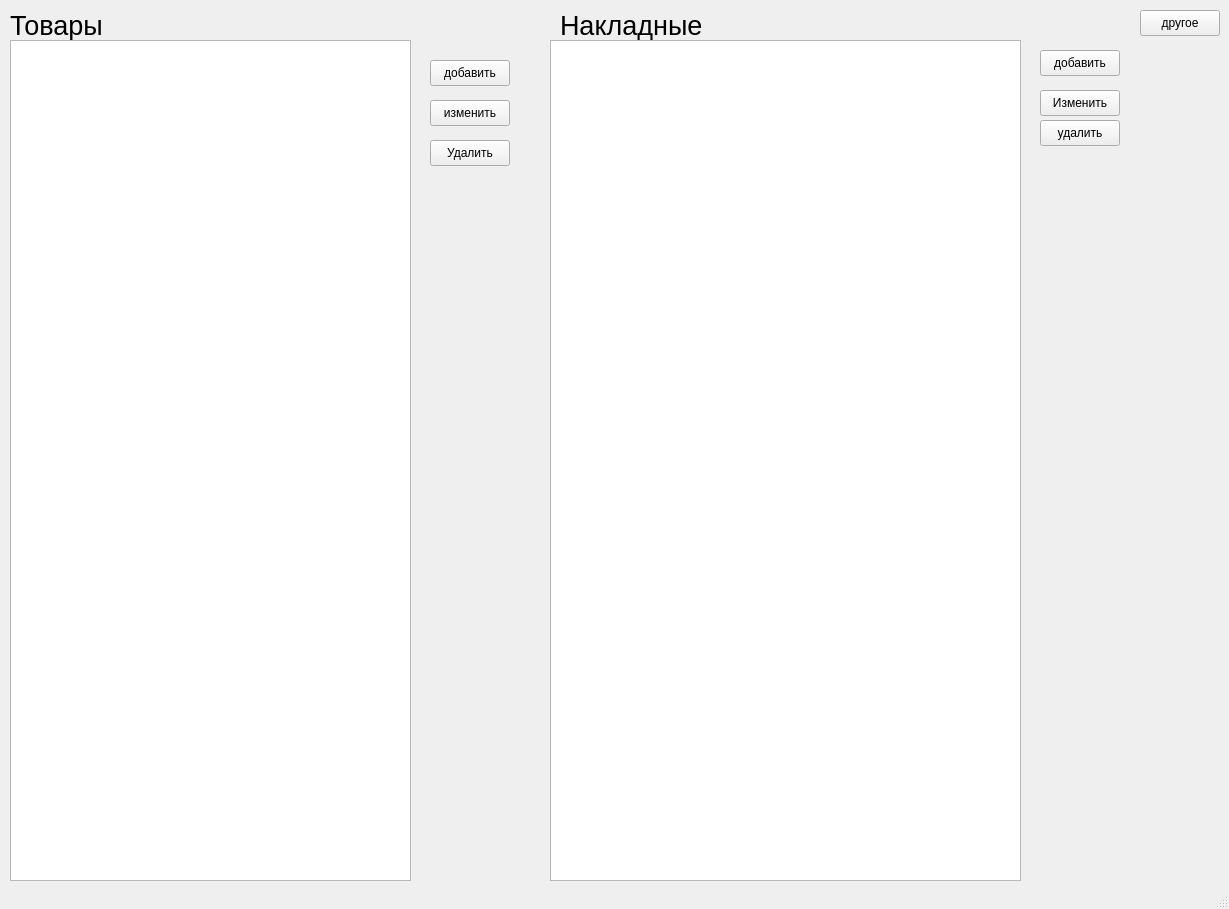
<?xml version="1.0" encoding="UTF-8"?>
<ui version="4.0">
 <class>MainWindow</class>
 <widget class="QMainWindow" name="MainWindow">
  <property name="geometry">
   <rect>
    <x>0</x>
    <y>0</y>
    <width>1229</width>
    <height>909</height>
   </rect>
  </property>
  <property name="windowTitle">
   <string>MainWindow</string>
  </property>
  <widget class="QWidget" name="centralwidget">
   <widget class="QLabel" name="label">
    <property name="geometry">
     <rect>
      <x>10</x>
      <y>10</y>
      <width>181</width>
      <height>31</height>
     </rect>
    </property>
    <property name="font">
     <font>
      <pointsize>20</pointsize>
     </font>
    </property>
    <property name="text">
     <string>Товары </string>
    </property>
   </widget>
   <widget class="QPushButton" name="pb_add_tovar">
    <property name="geometry">
     <rect>
      <x>430</x>
      <y>60</y>
      <width>80</width>
      <height>26</height>
     </rect>
    </property>
    <property name="text">
     <string>добавить</string>
    </property>
   </widget>
   <widget class="QPushButton" name="pushButton_change_tovar">
    <property name="geometry">
     <rect>
      <x>430</x>
      <y>100</y>
      <width>80</width>
      <height>26</height>
     </rect>
    </property>
    <property name="text">
     <string>изменить</string>
    </property>
   </widget>
   <widget class="QPushButton" name="pushButton_delete_tovar">
    <property name="geometry">
     <rect>
      <x>430</x>
      <y>140</y>
      <width>80</width>
      <height>26</height>
     </rect>
    </property>
    <property name="text">
     <string>Удалить</string>
    </property>
   </widget>
   <widget class="QLabel" name="label_2">
    <property name="geometry">
     <rect>
      <x>560</x>
      <y>10</y>
      <width>161</width>
      <height>31</height>
     </rect>
    </property>
    <property name="font">
     <font>
      <pointsize>20</pointsize>
     </font>
    </property>
    <property name="text">
     <string>Накладные </string>
    </property>
   </widget>
   <widget class="QTableView" name="tableView">
    <property name="geometry">
     <rect>
      <x>550</x>
      <y>40</y>
      <width>471</width>
      <height>841</height>
     </rect>
    </property>
   </widget>
   <widget class="QPushButton" name="pb_add2">
    <property name="geometry">
     <rect>
      <x>1040</x>
      <y>50</y>
      <width>80</width>
      <height>26</height>
     </rect>
    </property>
    <property name="text">
     <string>добавить</string>
    </property>
   </widget>
   <widget class="QPushButton" name="pb_change2">
    <property name="geometry">
     <rect>
      <x>1040</x>
      <y>90</y>
      <width>80</width>
      <height>26</height>
     </rect>
    </property>
    <property name="text">
     <string>Изменить</string>
    </property>
   </widget>
   <widget class="QPushButton" name="pb_delete2">
    <property name="geometry">
     <rect>
      <x>1040</x>
      <y>120</y>
      <width>80</width>
      <height>26</height>
     </rect>
    </property>
    <property name="text">
     <string>удалить</string>
    </property>
   </widget>
   <widget class="QPushButton" name="pb_window2">
    <property name="geometry">
     <rect>
      <x>1140</x>
      <y>10</y>
      <width>80</width>
      <height>26</height>
     </rect>
    </property>
    <property name="text">
     <string>другое</string>
    </property>
   </widget>
   <widget class="QTableView" name="tableView_2">
    <property name="geometry">
     <rect>
      <x>10</x>
      <y>40</y>
      <width>401</width>
      <height>841</height>
     </rect>
    </property>
   </widget>
  </widget>
  <widget class="QStatusBar" name="statusbar"/>
 </widget>
 <resources/>
 <connections/>
</ui>
